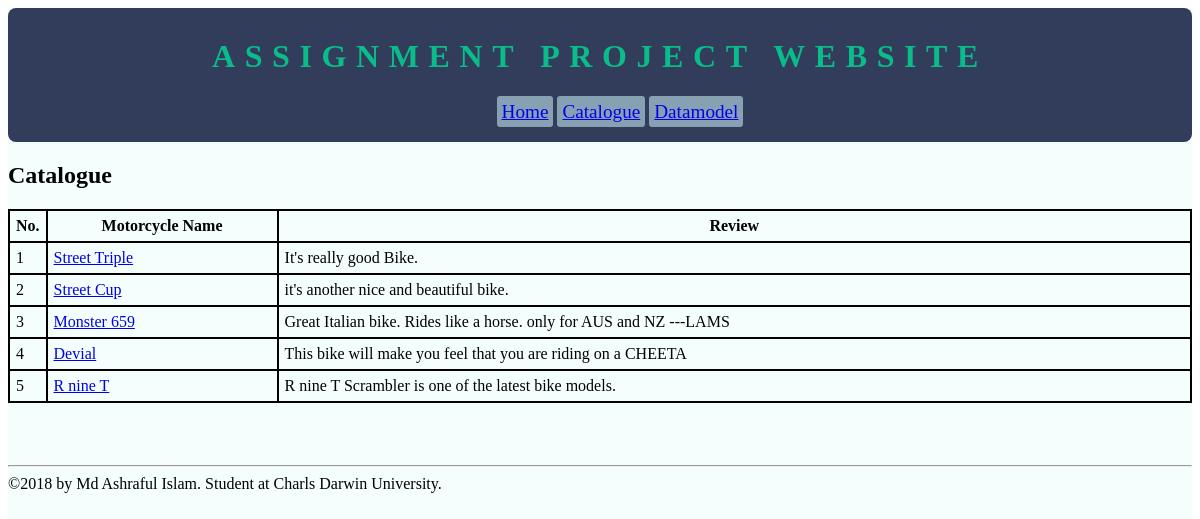
/catalogue/, run on the app's committed database.
### motorcycles/models.py (models this page shows, shortened)
class Bike(models.Model):
    name = models.CharField(max_length = 20)
    review = models.CharField(max_length = 200, null=True,blank=True)
    className = models.CharField(max_length = 30, null=True)
    topSpeed = models.CharField(max_length=15, null=True)
    releaseDate = models.DateField()
    designer_name = models.CharField(max_length = 50, blank=True)
    nationality = models.CharField(max_length = 30, blank=True)
    email = models.EmailField(blank = True)

### motorcycles/views.py (the view)
# urls.py: url(r'^catalogue/$', catalogue, name= "catalogue"),
def catalogue(request):
    items = Bike.objects.all().order_by('id')
    page_data  = {'items': items}
    return render(request, "catalogue.html", page_data )

### motorcycles/templates/catalogue.html
{% extends "base.html" %}
{% load static %}
{%block section_1%}
<div class="bikeslist">
    <h2 class="page-heading">Catalogue</h2>
      {% if items %}
          <table>
            <thead>
              <tr>
                <th style="width:20px;">No.</th>
                <th style="width:200;">Motorcycle Name</th>
                <th style="width:300%;">Review</th>
              </tr>
            </thead>
            <tbody>
              {% for bike in items %}
              <tr>
                <td>  {{ bike.id }} </td>
                <td> <a href="{% url 'items' bike.id %}">{{ bike.name }}</a>  </td>
                <td> {{ bike.review }} </td>
              </tr>
              {% endfor %}
            </tbody>
          </table>
            {% else %}
          <p>No Motorcycles Are Available</p>
      {% endif %}
</div>
{%endblock%}

### motorcycles/templates/base.html (shortened to what this page needs)
<!DOCTYPE html>
<html lang="en" dir="ltr">
  <head>
    {% load static %}
    <link rel="stylesheet" href="{% static '/css/style.css'%}">
  </head>
  <body>
    <div class="body">
      <section calss="mainbody">
        <div class="top">
          <h1 id="h1">Assignment Project Website</h1>
          <section class = "navigation">
            <nav>
              <div class="nav-cont">
                <ul>
                  {% block navbars %}
                  <div id="bx1"><a href="{%url 'home'%}">Home</a></div>
                  <div id="bx2"><a href="{%url 'catalogue'%}">Catalogue</a></div>
                  <div id="bx3"><a href="{%url 'datamodel'%}">Datamodel</a></div>
                  {% endblock %}
                </ul>
              </div>
            </nav>
          </section>
        </div>
      </section>
      <section>
        <main>
                {%block section_1%} {%endblock%}<br>
                {%block section_2%} {%endblock%}<br>
                {%block section_3%} {%endblock%}<br>
        </main>
      </section>
      {% block footer %}
          <hr><footer> &copy2018 by Md Ashraful Islam. Student at Charls Darwin University.</footer>
      {% endblock %}<br><br>
    </div>
  </body>
</html>

### motorcycles/static/css/style.css (style rules this page uses)
.body { background: #F4FFFD; min-height: 900px; }
#h1 { text-transform: uppercase; letter-spacing: .3em; font-size: 2em; color: #09BC8A; }
.navigation { display:block; align-self: center; }
#bx1 { color: #f79f79; display: inline; padding: 5px; border-radius:3px; background: #87a0b2; font-size: 1.2em; }
#bx2 { color: #f79f79; display: inline; padding: 5px; border-radius:3px; background: #87a0b2; font-size: 1.2em; }
#bx3 { color: #f79f79; display: inline; padding: 5px; border-radius:3px; background: #87a0b2; font-size: 1.2em; }
.top { padding: 3px; border-radius: 8px; background: #313D5A; text-align: center; }
table, th, td { border:2px solid black; border-collapse: collapse; }
table { width:100%; }
td, th { padding: 6px; }
th { width:20%; }

### data on the page
Bike: id "1", name "Street Triple", review "It's really good Bike."
Bike: id "2", name "Street Cup", review "it's another nice and beautiful bike."
Bike: id "3", name "Monster 659", review "Great Italian bike. Rides like a horse. only for AUS and NZ ---LAMS"
Bike: id "4", name "Devial", review "This bike will make you feel that you are riding on a CHEETA"
Bike: id "5", name "R nine T", review "R nine T Scrambler is one of the latest bike models."
